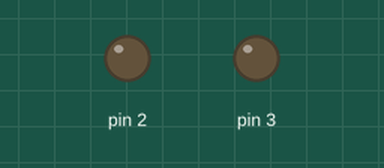
Simulated run of this sketch. Board: Arduino Uno, built with avr-gcc and run on an emulated ATmega328P. Parts: output pins drawn as LEDs (lit = HIGH).

Above: at 1.5 s.
At 4.5 s:
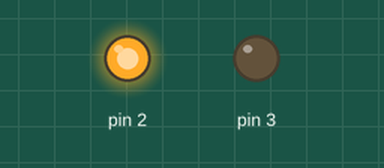
At 7.5 s:
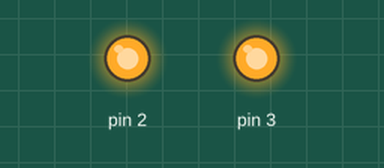
Timing chart, 0 to 11.7 s (numbered marks = the images above):
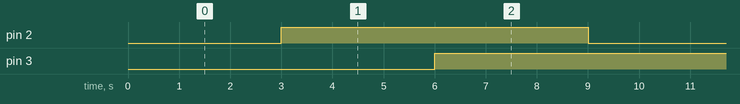

The sketch:

AutoGearShift.ino
```cpp
void setup() {
  Serial.begin(9600);

  pinMode(A0, INPUT);

  pinMode(2, OUTPUT);
  pinMode(3, OUTPUT);

}

void loop() {
  // Print A0 value in Volts
  // Serial.println(analogRead(A0) * (5.0 / 1023.0));

  digitalWrite(2, LOW);
  delay(3000);
  digitalWrite(2, HIGH);
  digitalWrite(3, LOW);
  delay(3000);
  digitalWrite(3, HIGH);

  delay(3000);
}
```

Measured:
- by itself, pin 2, pin 3: alternates HIGH for 6.0 s and LOW for 3.0 s
- by itself, everything shown: repeats every 9.0 s, in 3 steps
